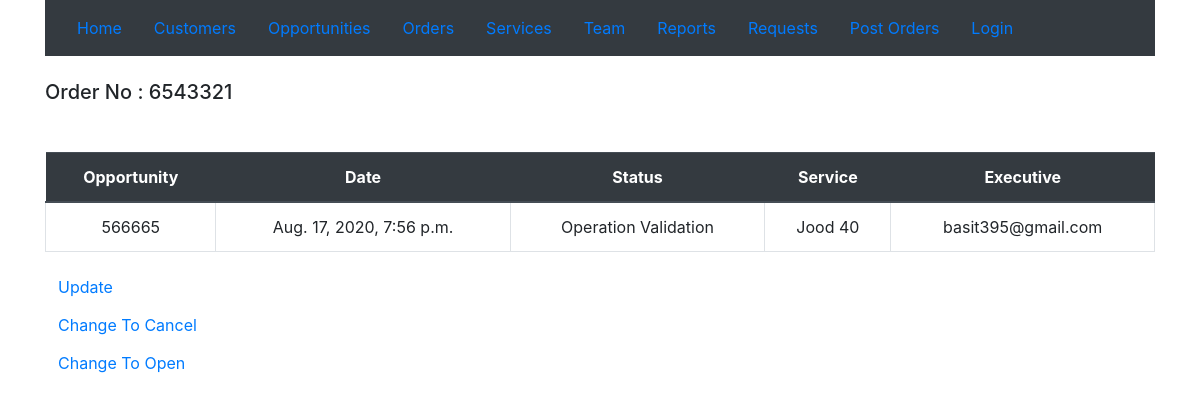
The app's page /crmapp/order/25/ with its own data.
### crmapp/models.py (models this page shows, shortened)
class order(models.Model):
    dealcategory = (
            ('n', 'New'),
            ('u', 'Upgrade'),
            ('d', 'Downgrade'),
        )
    dealcategory = models.CharField("Deal Category",max_length=1, choices=dealcategory)
    opportunity = models.ForeignKey(opportunity,on_delete=models.CASCADE,related_name='opportunity_orders',verbose_name ='Opportunity')
    orderno= models.IntegerField("Order No",unique=True)
    creationdate = models.DateTimeField("Creation Date",auto_now_add=True)
    accountno = models.IntegerField("Account No")
    service = models.ForeignKey(service,blank=True,on_delete=models.CASCADE,related_name='service_orders',verbose_name ='Service')
    servicecategory = models.CharField("Service Category",max_length=100,null=True) #def
    status = models.ForeignKey(operationstatus,blank=True,on_delete=models.CASCADE,related_name='status_orders',verbose_name ='Status',null=True,default=defaultstatusorder)
    operationexecutive = models.ForeignKey(User,on_delete=models.CASCADE,related_name='executive_orders',verbose_name ='Operation Executive')
    nrc = models.IntegerField("NRC")
    mrc = models.IntegerField("MRC")
    updatedate = models.DateTimeField("Update Date",auto_now=True)
    activationdate = models.DateField("Activation Date",blank=True,null=True)
    cabinetno = models.CharField("Cabinet No",max_length=100,null=True)
    circuitno = models.CharField("Circuit No",max_length=100,null=True)
    class Meta:
        verbose_name ='Order'
        verbose_name_plural ='Orders'

class opportunity(models.Model):
    lms = models.IntegerField("LMS No",unique=True)
    opportunityno = models.IntegerField("Opportunity No",unique=True)
    creationdate = models.DateTimeField("Creation Date",auto_now_add=True)
    salesman = models.ForeignKey(User,blank=True,null=True,on_delete=models.CASCADE,related_name='salesman_opportunities',verbose_name ='Sales Man')
    employeejobtitle = models.CharField("Job Title",max_length=100,null=True) #def
    customer = models.ForeignKey(customer,blank=True,on_delete=models.CASCADE,related_name='customer_opportunities',verbose_name ='Customer')
    service = models.ForeignKey(service,blank=True,on_delete=models.CASCADE,related_name='service_opportunities',verbose_name ='Service')
    servicecategory = models.CharField("Service Category",max_length=100,null=True) #def
    status = models.ForeignKey(operationstatus,blank=True,on_delete=models.CASCADE,related_name='status_opportunities',verbose_name ='Status',null=True,default=defaultstatus)
    noofservices = models.IntegerField("No Of Services",default=1)
    updatedate = models.DateTimeField("Update Date",auto_now=True)
    authorized = models.CharField("Authorized Person",max_length=100,null=True,blank=True)
    totalnrc = models.IntegerField("Total NRC")
    totalmrc = models.IntegerField("Total MRC")
    coordinates = models.CharField("Coordinates",max_length=100,null=True,blank=True)
    class Meta:
        verbose_name ='Opportunity'
        verbose_name_plural ='Opportunitys'
    def __str__(self):
        return str(self.opportunityno)

class operationstatus(models.Model):
    operationstatusname = models.CharField("Operation_Status",max_length=100,null=True)
    class Meta:
        verbose_name ='Operation Status'
        verbose_name_plural ='Operation Status'
    def __str__(self):
        return self.operationstatusname

class service(models.Model):
    servicename = models.CharField("Service",max_length=100,null=True)
    servicecategory = models.ForeignKey(servicecategory,blank=True,on_delete=models.CASCADE,related_name='category_services',verbose_name ='Service Category')
    ncc_id = models.IntegerField(unique=True)
    catalogue_id = models.IntegerField(unique=True)
    nrc = models.IntegerField()
    mrc = models.IntegerField()
    commission = models.IntegerField()
    def __str__(self):
        return self.servicename

### crmapp/views.py (the view)
# urls.py: path('order/<pk>/', views.orderDetailView.as_view(), name='orderdetail'),
class orderDetailView(DetailView):
    model = order

### crmapp/templates/crmapp/order_detail.html (shortened to what this page needs)
{% extends 'crmapp/base.html' %}
{% block content %}
  <br>
  <div class="container">
<h5>Order No : {{order.orderno}}</h5>
    <table class="table mt-5">
        <thead class="thead-dark">
      <tr>
        <th class="text-center">Opportunity</th>
        <th class="text-center">Date</th>
        <th class="text-center">Status</th>
        <th class="text-center">Service</th>
        <th class="text-center">Executive</th>
      </tr>
      <tr>
      <td class="border text-center">{{order.opportunity}}</td>
      <td class="border text-center">{{order.creationdate}}</td>
      <td class="border text-center">{{order.status}}</td>
      <td class="border text-center">{{order.service}}</td>
      <td class="border text-center">{{order.operationexecutive}}</td>
      </tr>
    </table>
    <button type="button" class="btn btn-link"><a href="{% url 'orderupdate' pk=order.id %}">Update</a></button>
    <br>
    {% if order.status|stringformat:"s"  == 'Operation Validation' %}
    <button type="button" class="btn btn-link"><a href="{% url 'cancel' pk=order.id %}">Change To Cancel </a></button>
    {% endif %}
    <br>
    {% if order.status|stringformat:"s"  == 'Operation Validation' %}
    <button type="button" class="btn btn-link"><a href="{% url 'open' pk=order.id %}">Change To Open </a></button>
    {% endif %}
    <br>
</div>
{% endblock %}

### records on screen
order: orderno "6543321", opportunity "566665", creationdate "Aug. 17, 2020, 7:56 p.m.", status "Operation Validation", service "Jood 40", operationexecutive "basit395@gmail.com"
